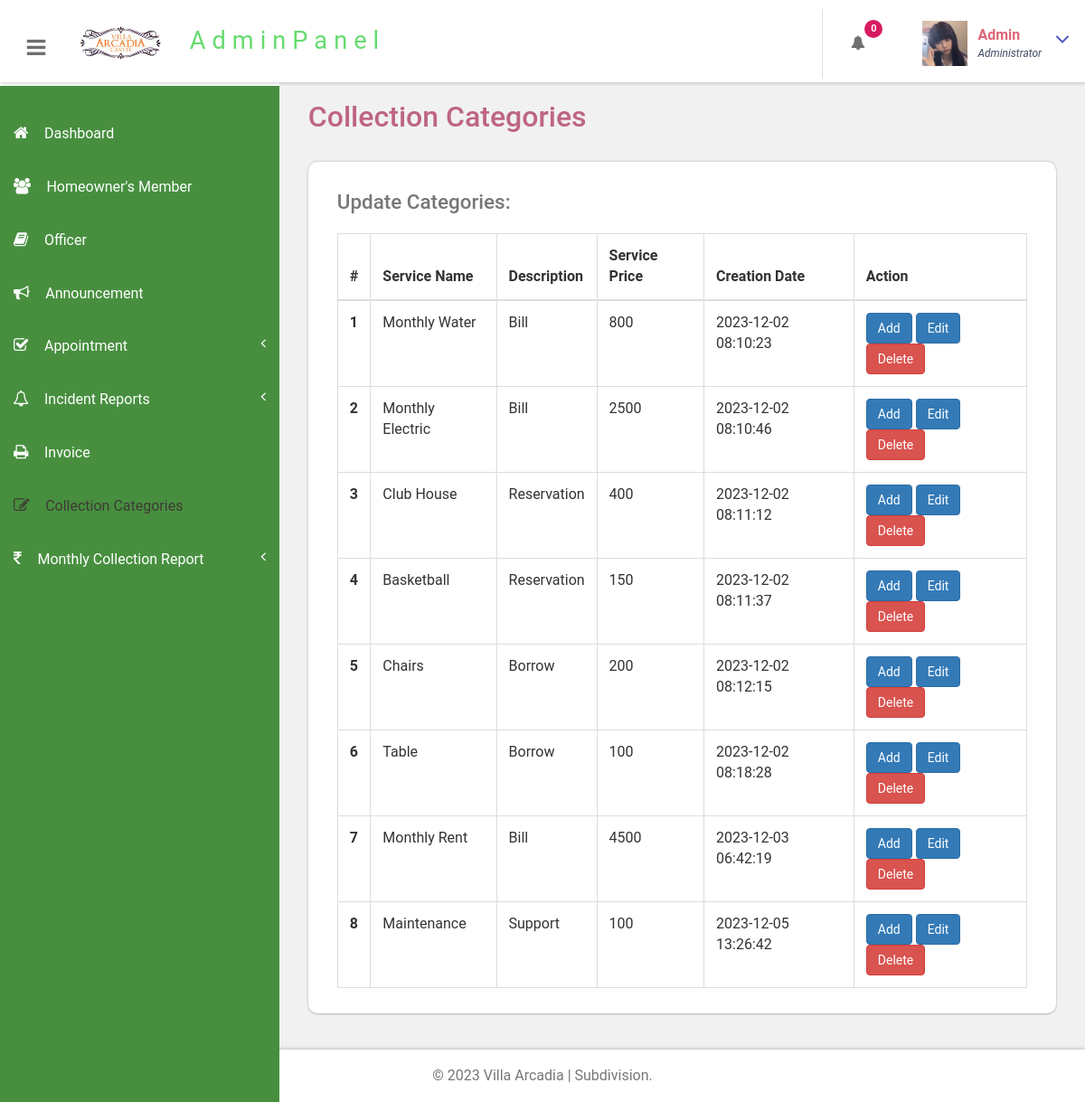
/portal/admin/manage-services.php (signed in), run on an earlier commit of the app's database.
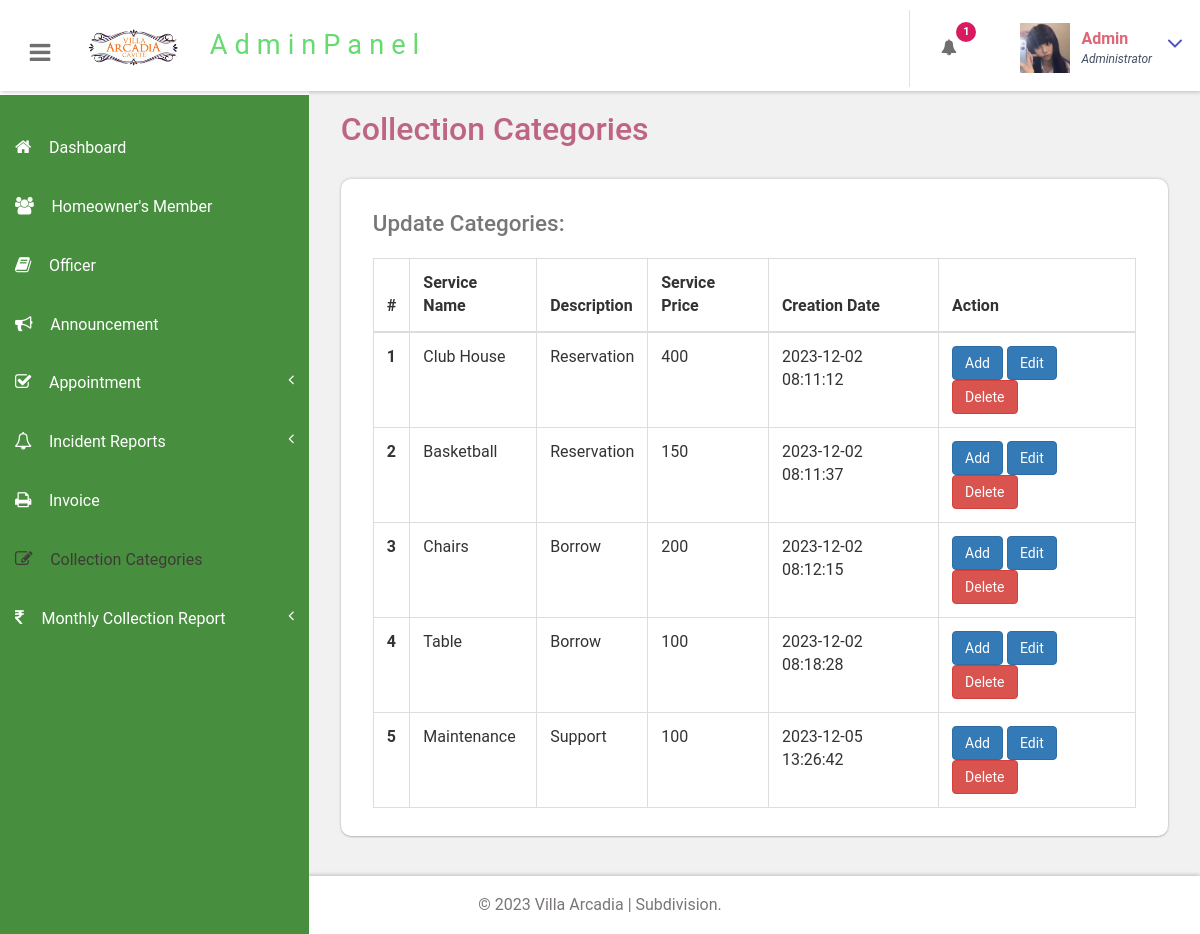
And on a later commit of the database.
### tables this page shows
CREATE TABLE `tblservices` (
  `ID` int(10) NOT NULL,
  `ServiceName` varchar(200) DEFAULT NULL,
  `ServiceDescription` mediumtext DEFAULT NULL,
  `Cost` int(10) DEFAULT NULL,
  `Image` varchar(200) DEFAULT NULL,
  `CreationDate` timestamp NULL DEFAULT current_timestamp()
);

### portal/admin/manage-services.php (the view, shortened to what this page needs)
<?php
include('includes/dbconnection.php');
if (strlen($_SESSION['bpmsaid']==0)) {
  header('location:logout.php');
  } else{
  ?>
<!DOCTYPE HTML>
<html>
<head>
<link href="css/bootstrap.css" rel='stylesheet' type='text/css' />
<link href="css/style.css" rel='stylesheet' type='text/css' />
<link href="css/font-awesome.css" rel="stylesheet">
<link href="css/animate.css" rel="stylesheet" type="text/css" media="all">
<link href="css/custom.css" rel="stylesheet">
</head>
<body class="cbp-spmenu-push">
	<div class="main-content">
		 <?php include_once('includes/sidebar.php');?>
		 <?php include_once('includes/header.php');?>
		<div id="page-wrapper">
			<div class="main-page">
				<div class="tables">
					<h3 class="title1">Collection Categories</h3>
					<div class="table-responsive bs-example widget-shadow">
						<h4>Update Categories:</h4>
						<table class="table table-bordered"> <thead> <tr> <th>#</th> <th>Service Name</th> <th> Description</th> <th>Service Price</th>  <th>Creation Date</th><th>Action</th> </tr> </thead> <tbody>
<?php
$ret=mysqli_query($con,"select *from  tblservices");
$cnt=1;
while ($row=mysqli_fetch_array($ret)) {
?>
						 <tr> <th scope="row"><?php echo $cnt;?></th> <td><?php  echo $row['ServiceName'];?></td> <td><?php  echo $row['ServiceDescription'];?></td> <td><?php  echo $row['Cost'];?></td><td><?php  echo $row['CreationDate'];?></td> <td>
						 <a href="add-services.php?editid=<?php echo $row['ID'];?>" class="btn btn-primary">Add</a>
						 	<a href="edit-services.php?editid=<?php echo $row['ID'];?>" class="btn btn-primary">Edit</a>
						 	<a href="manage-services.php?delid=<?php echo $row['ID'];?>" class="btn btn-danger" onClick="return confirm('Are you sure you want to delete?')">Delete</a>
						 	</td> </tr>   <?php
$cnt=$cnt+1;
}?></tbody> </table>
					</div>
				</div>
			</div>
		</div>
		 <?php include_once('includes/footer.php');?>
	</div>
</body>
</html>
<?php }  ?>

### portal/admin/includes/header.php (shortened to what this page needs)
<div class="sticky-header header-section ">
      <div class="header-left">
        <button id="showLeftPush"><i class="fa fa-bars"></i></button>
        <div class="logo">
          <a href="#">
            <img src="images/logo.png" width="100px" class="img-responsive ">
            <span>AdminPanel</span>
          </a>
        </div>
		<br>
      </div>
      <div class="header-right">
        <div class="profile_details_left">
          <ul class="nofitications-dropdown">
            <?php
$ret1=mysqli_query($con,"select tbluser.FirstName,tbluser.LastName,tblbook.ID as bid,tblbook.AptNumber from tblbook join tbluser on tbluser.ID=tblbook.UserID where tblbook.Status is null");
$num=mysqli_num_rows($ret1);
?>
            <li class="dropdown head-dpdn">
              <a href="#" class="dropdown-toggle" data-toggle="dropdown" aria-expanded="false"><i class="fa fa-bell"></i><span class="badge blue"><?php echo $num;?></span></a>
            </li>
          </ul>
          <div class="clearfix"> </div>
        </div>
        <div class="profile_details">
        <?php
$adid=$_SESSION['bpmsaid'];
$ret=mysqli_query($con,"select AdminName from tbladmin where ID='$adid'");
$row=mysqli_fetch_array($ret);
$name=$row['AdminName'];
?>
          <ul>
            <li class="dropdown profile_details_drop">
              <a href="#" class="dropdown-toggle" data-toggle="dropdown" aria-expanded="false">
                <div class="profile_img">
                  <span class="prfil-img"><img src="images/admin.jpg" alt="" width="50" height="50"> </span>
                  <div class="user-name">
                    <p><?php echo $name; ?></p>
                    <span>Administrator</span>
                  </div>
                  <i class="fa fa-angle-down lnr"></i>
                  <div class="clearfix"></div>
                </div>
              </a>
            </li>
          </ul>
        </div>
      </div>
      <div class="clearfix"> </div>
    </div>

What changed in the data, as far as the page shows it:
removed tblservices: ServiceName "Monthly Water", ServiceDescription "Bill", Cost "800", CreationDate "2023-12-02 08:10:23"
removed tblservices: ServiceName "Monthly Electric", ServiceDescription "Bill", Cost "2500", CreationDate "2023-12-02 08:10:46"
removed tblservices: ServiceName "Monthly Rent", ServiceDescription "Bill", Cost "4500", CreationDate "2023-12-03 06:42:19"
Also different on the page:
$num: "0" → "1"
